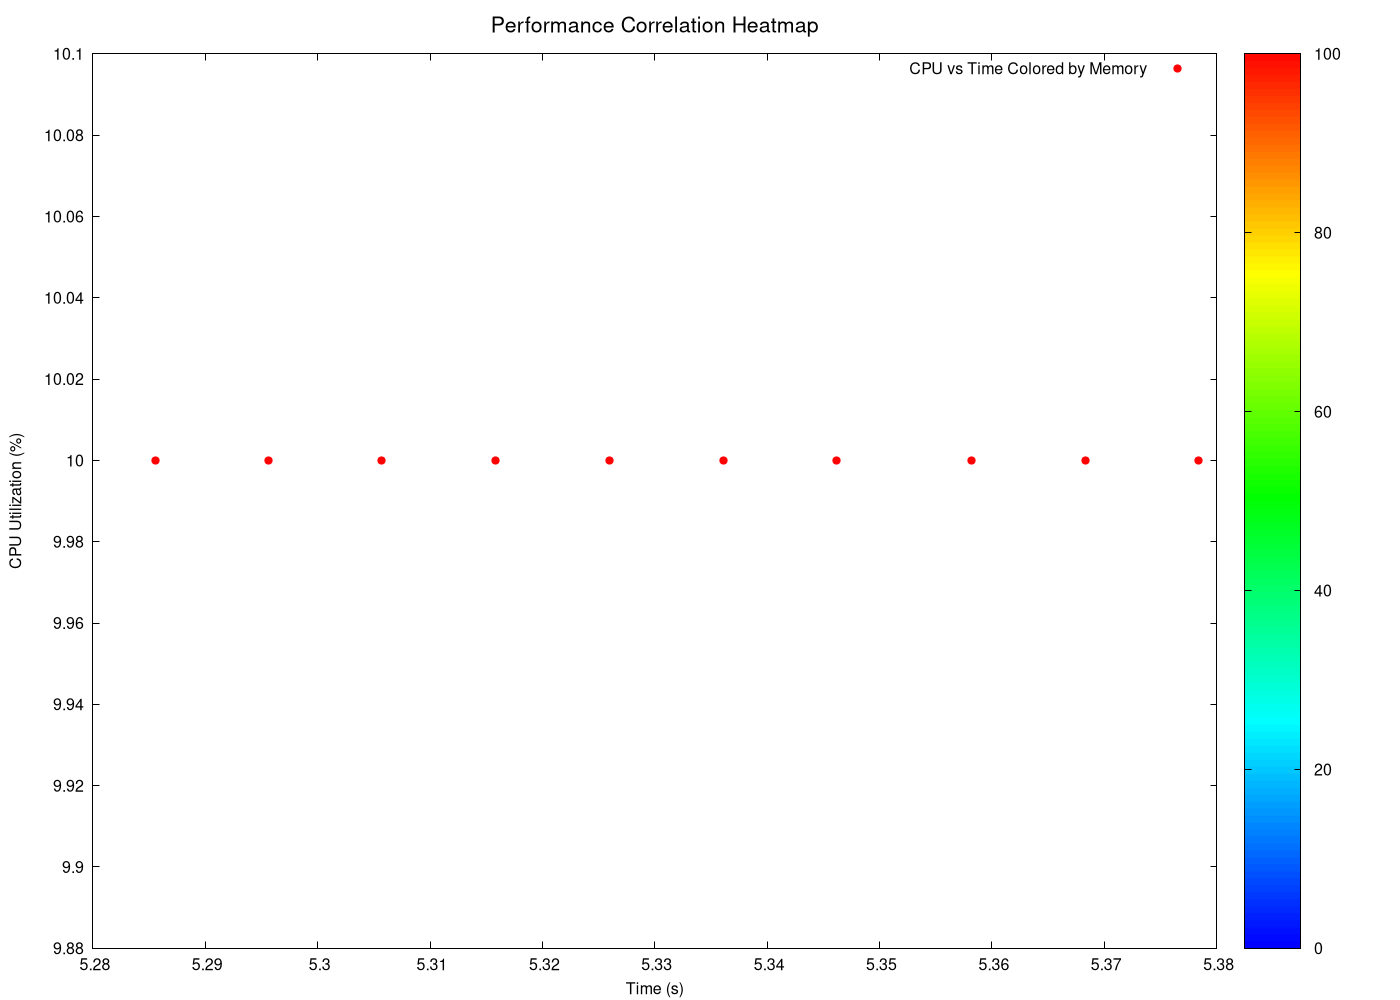

Reproduce this figure in gnuplot.
# GNUplot script for 3D heatmaps
set terminal pngcairo enhanced font 'Helvetica,12' size 1400,1000
set output 'png/binary_search_20260131_225833_3d_heatmap_heatmap.png'

set title 'Performance Correlation Heatmap' font 'Helvetica,16'
set xlabel 'Time (s)' font 'Helvetica,12'
set ylabel 'CPU Utilization (%)' font 'Helvetica,12'
set zlabel 'Memory Usage (MB)' font 'Helvetica,12'

# Configure pm3d for heatmap
set pm3d map
set palette defined (0 '#0000ff', 1 '#00ffff', 2 '#00ff00', 3 '#ffff00', 4 '#ff0000')
set cbrange [0:]
set view map

# 2D heatmap projection (since we have time-series data)
plot 'png/binary_search_20260131_225833_3d_heatmap_heatmap.dat' using 1:2:3 with points palette pt 7 ps 1.2 title 'CPU vs Time Colored by Memory'
